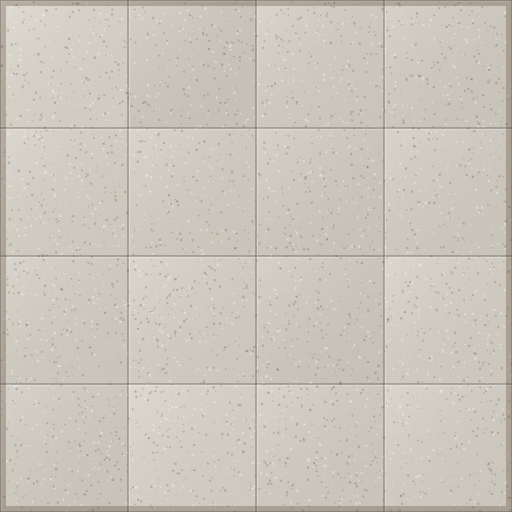
#> input picture assets/floor_office.png, 1024 x 1024 px, given in place of floor_platA.png.orig.png, which was not available (shown at 1/2 size)
$ python cmp.py ../../assets/floor_office.png ../../assets/floor_platA.png 1.0
#> lines starting #> are read from the running program, lines starting #| are printed output that depends on the picture
# 원본과 우리 화면을 나란히 붙인다: python tools/world/cmp.py <화면 크기> <장면.이름> [배율] [x y w h (잘라 볼 곳)]
import sys
from PIL import Image
vp, name = sys.argv[1], sys.argv[2]
k = float(sys.argv[3]) if len(sys.argv) > 3 else 0.6
d = 'tools/world/shots/%s/' % vp
a = Image.open(d + name + '.orig.png').convert('RGB')
b = Image.open(d + name + '.png').convert('RGB')
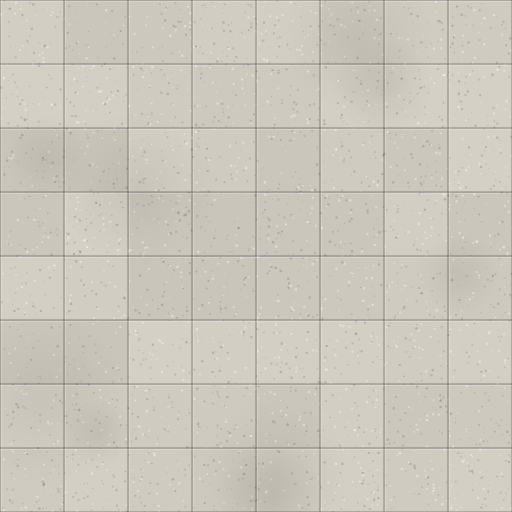
#> input picture assets/floor_platA.png, 1024 x 1024 px, given in place of floor_platA.png.png, which was not available (shown at 1/2 size)
if len(sys.argv) > 7:
    x, y, w, h = map(int, sys.argv[4:8])
    a = a.crop((x, y, x + w, y + h)); b = b.crop((x, y, x + w, y + h))
w, h = int(a.width * k), int(a.height * k)
#> w = 1024; h = 1024
a = a.resize((w, h), Image.LANCZOS); b = b.resize((w, h), Image.LANCZOS)
out = Image.new('RGB', (w * 2 + 6, h), (255, 0, 255))
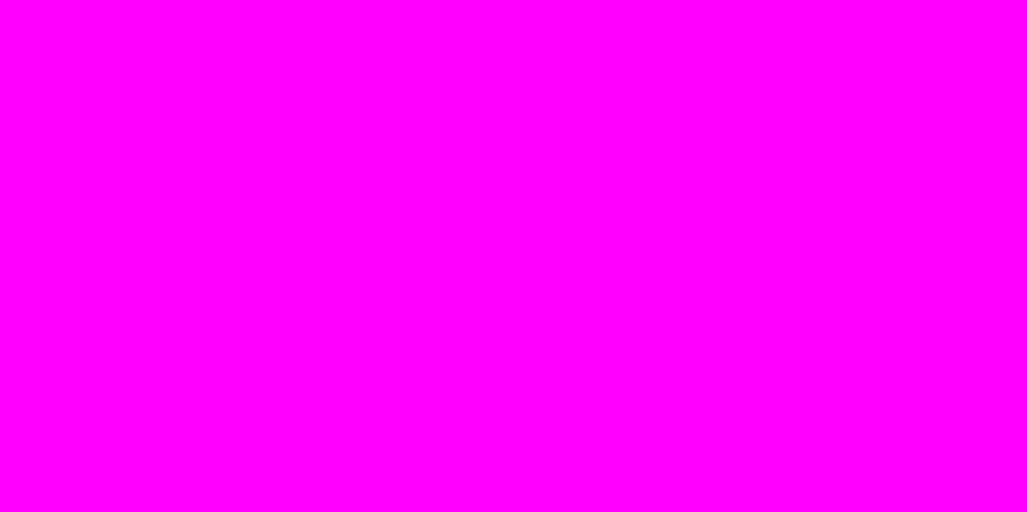
#> out: PIL image 2054x1024 RGB (shown at 1/2 size); mean R, G, B 255, 0, 255
out.paste(a, (0, 0)); out.paste(b, (w + 6, 0))
#> after `out.paste(a, (0, 0))`:
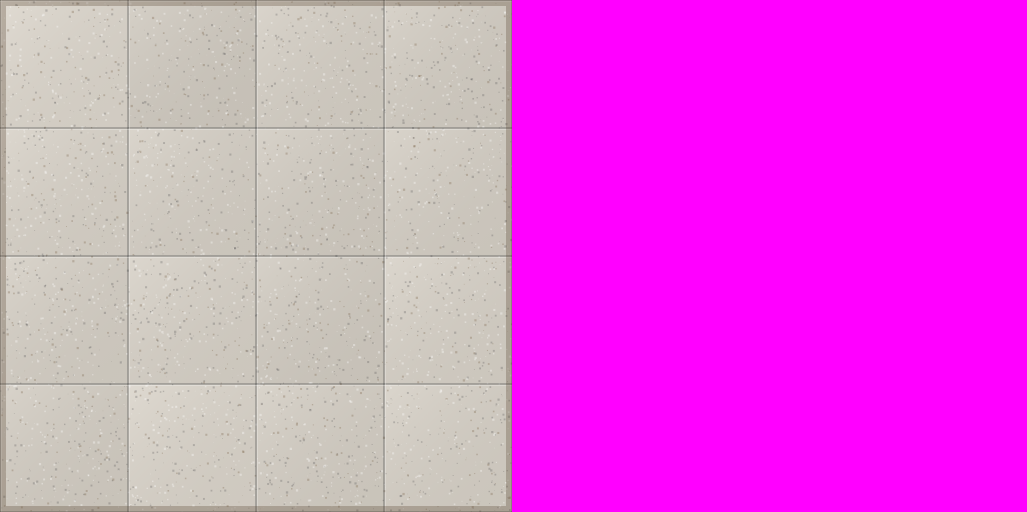
#> out: PIL image 2054x1024 RGB (shown at 1/2 size); mean R, G, B 229.2, 98.6, 221.9
#> after `out.paste(b, (w + 6, 0))`:
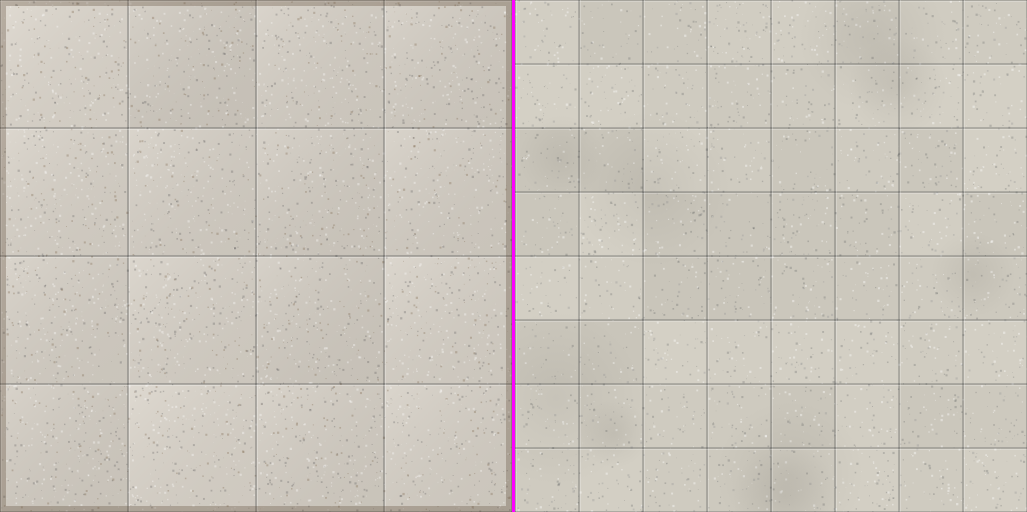
#> out: PIL image 2054x1024 RGB (shown at 1/2 size); mean R, G, B 203.3, 197.9, 188.8
import os
os.makedirs('tools/world/work/cmp', exist_ok=True)
out.save('tools/world/work/cmp/%s.%s.png' % (vp, name))
print('tools/world/work/cmp/%s.%s.png' % (vp, name), out.size)
#> (printed output is left out)
